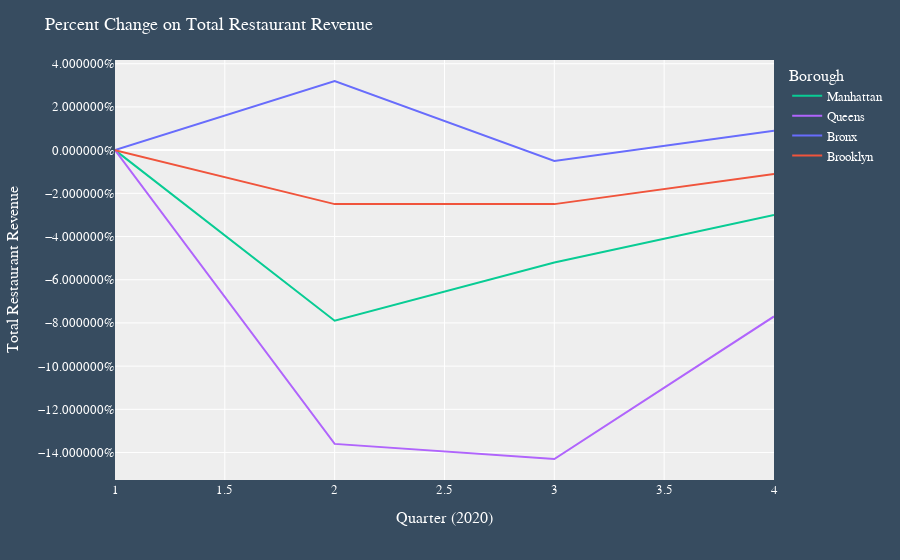

This figure's notebook cell:
### Code cell
# Compute percent change across whole year
df['diner_pct2'] = df.groupby(['Borough'])['Averages Diner\'s Per Night'].pct_change(periods=3).round(3)
# Computes Percent change across individual quarters
df['diner_pct'] = df.groupby(['Borough'])['Averages Diner\'s Per Night'].pct_change(periods=1).round(3)
# cumsum() adds/subtracts change between quarters
df['diner_pct']= df.groupby(['Borough'])['diner_pct'].cumsum()
# replace null values generated by pctchange with the individual quarter values calculated above
df['diner_pct2'][df['diner_pct2'].isnull()] = df['diner_pct']

# same process repeated for four other features

df['rev_pct2'] = df.groupby(['Borough'])['Total Restaurant Revenue'].pct_change(periods=3).round(3)
df['rev_pct'] = df.groupby(['Borough'])['Total Restaurant Revenue'].pct_change(periods=1).round(3)
df['rev_pct']= df.groupby(['Borough'])['rev_pct'].cumsum()
df['rev_pct2'][df['rev_pct2'].isnull()] = df['rev_pct']

df['ars_pct2'] = df.groupby(['Borough'])['Average Resident Salary'].pct_change(periods=3).round(3)
df['ars_pct'] = df.groupby(['Borough'])['Average Resident Salary'].pct_change(periods=1).round(3)
df['ars_pct'] = df.groupby(['Borough'])['ars_pct'].cumsum()
df['ars_pct2'][df['ars_pct2'].isnull()] = df['ars_pct']

df['num_pct2'] = df.groupby(['Borough'])['# of Restaurants'].pct_change(periods=3).round(3)
df['num_pct'] = df.groupby(['Borough'])['# of Restaurants'].pct_change(periods=1).round(3)
df['num_pct'] = df.groupby(['Borough'])['num_pct'].cumsum()
df['num_pct2'][df['num_pct2'].isnull()] = df['num_pct']

df.fillna(0, inplace=True) # adding starting 0 for quarter 1

line = px.line(df, x='Quarter (2020)', y='rev_pct2' , color='Borough', color_discrete_map={'Bronx': '#686cfc', 'Queens': '#b064fc',
                                                              'Brooklyn': '#f0543c', 'Manhattan': '#08cc94'}
              ).update_layout( yaxis_title='Total Restaurant Revenue', 
                   title_text='Percent Change on Total Restaurant Revenue',
                      yaxis_tickformat = '%')
line2 = px.line(df, x='Quarter (2020)', y='ars_pct2' , color='Borough', color_discrete_map={'Bronx': '#686cfc', 'Queens': '#b064fc',
                                                              'Brooklyn': '#f0543c', 'Manhattan': '#08cc94'}
               ).update_layout( yaxis_title='Average Resident Salary', title_text='Percent Change on Average Resident Salary',
                               yaxis_tickformat = '%')
line3 = px.line(df, x='Quarter (2020)', y='num_pct2' , color='Borough', color_discrete_map={'Bronx': '#686cfc', 'Queens': '#b064fc',
                                                              'Brooklyn': '#f0543c', 'Manhattan': '#08cc94'}
               ).update_layout( yaxis_title='# of Restaurants',title_text='Percent Change on # of Restaurants',
                               yaxis_tickformat = '%')
line4 = px.line(df, x='Quarter (2020)', y='diner_pct2' , color='Borough', color_discrete_map={'Bronx': '#686cfc', 'Queens': '#b064fc',
                                                              'Brooklyn': '#f0543c', 'Manhattan': '#08cc94'}
               ).update_layout( yaxis_title='Average Diner\'s per Night', title_text='Percent Change on Average Diner\'s per Night',
                               yaxis_tickformat = '%')
layout(line)
layout(line2)
layout(line3)
layout(line4)

### Figure 1 — Plotly figure (JSON) as saved in the notebook; plotly's stock layout.template omitted (floating-point values rounded to 4 significant figures)
{"data": [{"hovertemplate": "Borough=Manhattan<br>Quarter (2020)=%{x}<br>rev_pct2=%{y}<extra></extra>", "legendgroup": "Manhattan", "line": {"color": "#08cc94", "dash": "solid"}, "mode": "lines", "name": "Manhattan", "orientation": "v", "showlegend": true, "type": "scatter", "x": [1, 2, 3, 4], "xaxis": "x", "y": [0, -0.079, -0.052, -0.03], "yaxis": "y"}, {"hovertemplate": "Borough=Queens<br>Quarter (2020)=%{x}<br>rev_pct2=%{y}<extra></extra>", "legendgroup": "Queens", "line": {"color": "#b064fc", "dash": "solid"}, "mode": "lines", "name": "Queens", "orientation": "v", "showlegend": true, "type": "scatter", "x": [1, 2, 3, 4], "xaxis": "x", "y": [0, -0.136, -0.143, -0.077], "yaxis": "y"}, {"hovertemplate": "Borough=Bronx<br>Quarter (2020)=%{x}<br>rev_pct2=%{y}<extra></extra>", "legendgroup": "Bronx", "line": {"color": "#686cfc", "dash": "solid"}, "mode": "lines", "name": "Bronx", "orientation": "v", "showlegend": true, "type": "scatter", "x": [1, 2, 3, 4], "xaxis": "x", "y": [0, 0.032, -0.005, 0.009], "yaxis": "y"}, {"hovertemplate": "Borough=Brooklyn<br>Quarter (2020)=%{x}<br>rev_pct2=%{y}<extra></extra>", "legendgroup": "Brooklyn", "line": {"color": "#f0543c", "dash": "solid"}, "mode": "lines", "name": "Brooklyn", "orientation": "v", "showlegend": true, "type": "scatter", "x": [1, 2, 3, 4], "xaxis": "x", "y": [0, -0.025, -0.025, -0.011], "yaxis": "y"}], "layout": {"font": {"color": "White", "family": "Verdana", "size": 13}, "legend": {"title": {"text": "Borough"}, "tracegroupgap": 0}, "margin": {"t": 60}, "paper_bgcolor": "#374C60", "plot_bgcolor": "#eee", "title": {"font": {"family": "Verdana"}, "text": "Percent Change on Total Restaurant Revenue"}, "xaxis": {"anchor": "y", "domain": [0, 1], "title": {"text": "Quarter (2020)"}}, "yaxis": {"anchor": "x", "domain": [0, 1], "tickformat": "%", "tickprefix": "", "title": {"text": "Total Restaurant Revenue"}}}}
